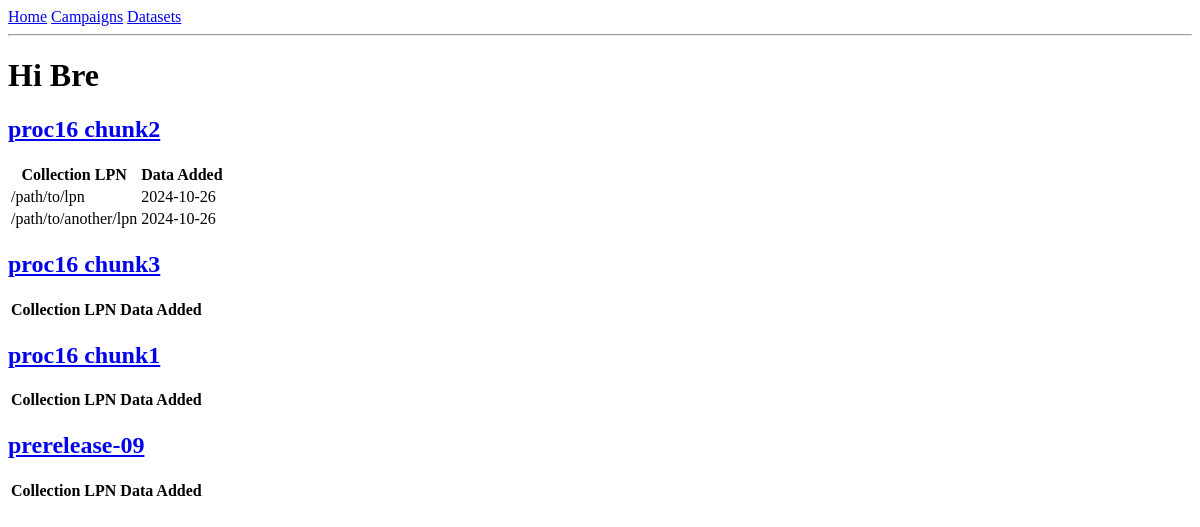
The page /index on the database as committed earlier.
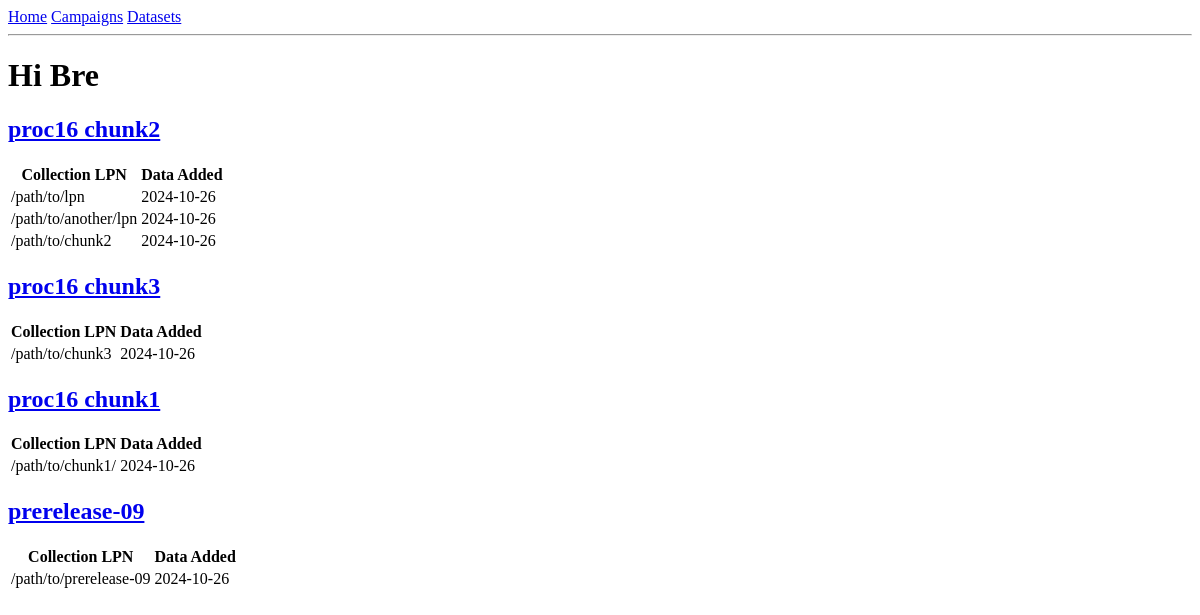
The same page on the database as committed later.
### app/models.py (models this page shows, shortened)
class Campaign(db.Model):
    __tablename__ = "Campaign"
    id = db.Column(db.Integer, primary_key=True)
    name = db.Column(db.String(20), unique = True)
    exp_range = db.Column(db.String(20))
    start_date = db.Column(db.Date, default=datetime.utcnow)
    active_campaign = db.Column(db.Boolean, default = True)
    datasets = db.relationship("Dataset", back_populates="campaign")

class Dataset(db.Model):
    __tablename__ = "Dataset"
    id = db.Column(db.Integer, primary_key = True)
    collection_lpn = db.Column(db.String(50), unique=True)
    date_added = db.Column(db.Date, default=datetime.utcnow)
    campaign_id = db.Column(db.Integer, db.ForeignKey("Campaign.id"))
    campaign = db.relationship("Campaign", back_populates='datasets')

### app/routes.py (the view)
@app.route('/')
@app.route('/index')
def index():
    campaigns = models.Campaign.query.all()
    datasets = models.Dataset.query.all()
    return render_template("index.html", campaigns = campaigns, datasets=datasets)

### app/templates/index.html
{% extends "base.html" %}
{% block content %}
    <h1>Hi Bre</h1>
   {% include "tables/datasets_table.html" %}
{% endblock %}

### app/templates/base.html (shortened to what this page needs)
<!doctype html>
<html>
    <head>
    </head>
    <body>
        <div><a href="/index">Home</a>
            <a href="/campaigns">Campaigns</a>
            <a href="/datasets">Datasets</a>
        </div>
        <hr>
        {% block content %}{% endblock %}
    </body>
</html>

### app/templates/tables/datasets_table.html
{% for campaign in campaigns %}
    <h2><a href={{ url_for("campaigns", id=campaign.id)}}> {{campaign.name}}</a> </h2>
    <table>
        <tr>
            <th>Collection LPN</th>
            <th>Data Added</th>
        </tr>
        {% for dataset in datasets %}
            {% if dataset.campaign.id == campaign.id %}
            <tr>
                <td>{{ dataset.collection_lpn }}</td>
                <td>{{ dataset.date_added }}</td>
            </tr>
            {% endif %}
        {%  endfor %}
    </table>
{% endfor %}

Rows that differ between the two databases and show on the page:
added Dataset: collection_lpn "/path/to/chunk2", date_added "2024-10-26", shown under Campaign "proc16 chunk2"
added Dataset: collection_lpn "/path/to/chunk3", date_added "2024-10-26", shown under Campaign "proc16 chunk3"
added Dataset: collection_lpn "/path/to/chunk1/", date_added "2024-10-26", shown under Campaign "proc16 chunk1"
added Dataset: collection_lpn "/path/to/prerelease-09", date_added "2024-10-26", shown under Campaign "prerelease-09"
